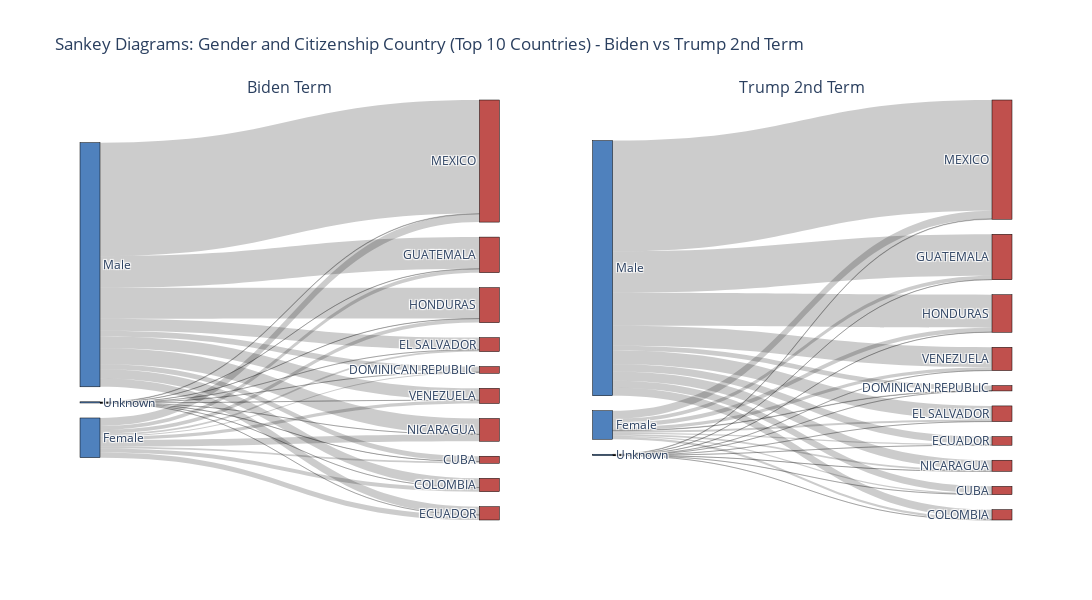

Notebook code cell kept with this figure:
### Markdown cell above
Most targeted groups overall in any term are males (86.7 % of total arrests) in working ages, as 84.57% of total arrests among all population of the database are between the working age as defined by OCDE between 15-64 years old, the distribution peaks at 26-30 years for females and at 31-35 fo males as illustrated in the histogram.

Comparison between the Biden and Trump's second term shows that males between 31-35 are still the most targeted groups and that this age group skews 5 years younger for arrested women in both cases. The fact that the 287(g) agreement ramping up doesn´t affect age and gender is not surprising, given that most immigrants travel to the US for economic reasons, so men in working age seem to follow the same pattern as before.

### Code cell
import plotly.graph_objects as go

def sankey_data(df, top_n=10):
    pivot_counts = pd.pivot_table(
        df,
        index="Citizenship Country",
        columns="Gender",
        values="Unique Identifier",
        aggfunc="count",
        fill_value=0
    )
    pivot_counts_top = pivot_counts.loc[pivot_counts.sum(axis=1).sort_values(ascending=False).head(top_n).index]
    genders = list(pivot_counts_top.columns)
    countries = list(pivot_counts_top.index)
    labels = genders + countries
    source, target, value = [], [], []
    for i, gender in enumerate(genders):
        for j, country in enumerate(countries):
            count = pivot_counts_top.loc[country, gender]
            if count > 0:
                source.append(i)
                target.append(len(genders) + j)
                value.append(count)
    return labels, source, target, value, genders, countries

# Prepare Sankey data for both terms
labels_biden, source_biden, target_biden, value_biden, genders_biden, countries_biden = sankey_data(biden_term)
labels_trump2, source_trump2, target_trump2, value_trump2, genders_trump2, countries_trump2 = sankey_data(trump_second_term)

# Create subplots for two Sankey diagrams
from plotly.subplots import make_subplots

fig = make_subplots(rows=1, cols=2, specs=[[{'type': 'sankey'}, {'type': 'sankey'}]],
                    subplot_titles=["Biden Term", "Trump 2nd Term"])

# Biden Sankey
fig.add_trace(go.Sankey(
    node=dict(
        pad=15,
        thickness=20,
        line=dict(color="black", width=0.5),
        label=labels_biden,
        color=["#4F81BD"]*len(genders_biden) + ["#C0504D"]*len(countries_biden)
    ),
    link=dict(
        source=source_biden,
        target=target_biden,
        value=value_biden,
        label=[f"{labels_biden[s]} → {labels_biden[t]}: {v} ({v / sum(value_biden) * 100:.1f}%)" for s, t, v in zip(source_biden, target_biden, value_biden)]
    )
), row=1, col=1)

# Trump 2nd Term Sankey
fig.add_trace(go.Sankey(
    node=dict(
        pad=15,
        thickness=20,
        line=dict(color="black", width=0.5),
        label=labels_trump2,
        color=["#4F81BD"]*len(genders_trump2) + ["#C0504D"]*len(countries_trump2)
    ),
    link=dict(
        source=source_trump2,
        target=target_trump2,
        value=value_trump2,
        label=[f"{labels_trump2[s]} → {labels_trump2[t]}: {v} ({v / sum(value_trump2) * 100:.1f}%)" for s, t, v in zip(source_trump2, target_trump2, value_trump2)]
    )
), row=1, col=2)

fig.update_layout(
    title_text="Sankey Diagrams: Gender and Citizenship Country (Top 10 Countries) - Biden vs Trump 2nd Term",
    font_size=12,
    height=600,
    width=1200
)
fig.write_image("outputs/figures/sankey_gender_citizenship_biden_trump2.png")
fig.show()

### Figure 1 — Plotly figure (JSON) as saved in the notebook; plotly's stock layout.template omitted (floating-point values rounded to 4 significant figures)
{"data": [{"domain": {"x": [0, 0.45], "y": [0, 1]}, "link": {"label": ["Female → MEXICO: 3847 (2.8%)", "Female → GUATEMALA: 1760 (1.3%)", "Female → HONDURAS: 1889 (1.4%)", "Female → NICARAGUA: 3270 (2.4%)", "Female → VENEZUELA: 1561 (1.1%)", "Female → EL SALVADOR: 851 (0.6%)", "Female → COLOMBIA: 1975 (1.4%)", "Female → ECUADOR: 2415 (1.8%)", "Female → CUBA: 852 (0.6%)", "Female → DOMINICAN REPUBLIC: 542 (0.4%)", "Male → MEXICO: 54268 (39.8%)", "Male → GUATEMALA: 15116 (11.1%)", "Male → HONDURAS: 14773 (10.8%)", "Male → NICARAGUA: 7594 (5.6%)", "Male → VENEZUELA: 5672 (4.2%)", "Male → EL SALVADOR: 5786 (4.2%)", "Male → COLOMBIA: 4401 (3.2%)", "Male → ECUADOR: 3946 (2.9%)", "Male → CUBA: 2491 (1.8%)", "Male → DOMINICAN REPUBLIC: 2675 (2.0%)", "Unknown → MEXICO: 257 (0.2%)", "Unknown → GUATEMALA: 108 (0.1%)", "Unknown → HONDURAS: 68 (0.0%)", "Unknown → NICARAGUA: 10 (0.0%)", "Unknown → VENEZUELA: 20 (0.0%)", "Unknown → EL SALVADOR: 32 (0.0%)", "Unknown → COLOMBIA: 18 (0.0%)", "Unknown → ECUADOR: 15 (0.0%)", "Unknown → CUBA: 26 (0.0%)", "Unknown → DOMINICAN REPUBLIC: 10 (0.0%)"], "source": [0, 0, 0, 0, 0, 0, 0, 0, 0, 0, 1, 1, 1, 1, 1, 1, 1, 1, 1, 1, 2, 2, 2, 2, 2, 2, 2, 2, 2, 2], "target": [3, 4, 5, 6, 7, 8, 9, 10, 11, 12, 3, 4, 5, 6, 7, 8, 9, 10, 11, 12, 3, 4, 5, 6, 7, 8, 9, 10, 11, 12], "value": [3847, 1760, 1889, 3270, 1561, 851, 1975, 2415, 852, 542, 54268, 15116, 14773, 7594, 5672, 5786, 4401, 3946, 2491, 2675, 257, 108, 68, 10, 20, 32, 18, 15, 26, 10]}, "node": {"color": ["#4F81BD", "#4F81BD", "#4F81BD", "#C0504D", "#C0504D", "#C0504D", "#C0504D", "#C0504D", "#C0504D", "#C0504D", "#C0504D", "#C0504D", "#C0504D"], "label": ["Female", "Male", "Unknown", "MEXICO", "GUATEMALA", "HONDURAS", "NICARAGUA", "VENEZUELA", "EL SALVADOR", "COLOMBIA", "ECUADOR", "CUBA", "DOMINICAN REPUBLIC"], "line": {"color": "black", "width": 0.5}, "pad": 15, "thickness": 20}, "type": "sankey"}, {"domain": {"x": [0.55, 1], "y": [0, 1]}, "link": {"label": ["Female → MEXICO: 2780 (2.8%)", "Female → GUATEMALA: 1261 (1.3%)", "Female → HONDURAS: 1502 (1.5%)", "Female → VENEZUELA: 1148 (1.2%)", "Female → EL SALVADOR: 707 (0.7%)", "Female → NICARAGUA: 622 (0.6%)", "Female → COLOMBIA: 798 (0.8%)", "Female → ECUADOR: 379 (0.4%)", "Female → CUBA: 405 (0.4%)", "Female → DOMINICAN REPUBLIC: 156 (0.2%)", "Male → MEXICO: 37882 (38.8%)", "Male → GUATEMALA: 14247 (14.6%)", "Male → HONDURAS: 11292 (11.6%)", "Male → VENEZUELA: 6805 (7.0%)", "Male → EL SALVADOR: 4635 (4.7%)", "Male → NICARAGUA: 3167 (3.2%)", "Male → COLOMBIA: 2717 (2.8%)", "Male → ECUADOR: 2558 (2.6%)", "Male → CUBA: 2383 (2.4%)", "Male → DOMINICAN REPUBLIC: 1668 (1.7%)", "Unknown → MEXICO: 171 (0.2%)", "Unknown → GUATEMALA: 66 (0.1%)", "Unknown → HONDURAS: 56 (0.1%)", "Unknown → VENEZUELA: 27 (0.0%)", "Unknown → EL SALVADOR: 17 (0.0%)", "Unknown → NICARAGUA: 21 (0.0%)", "Unknown → COLOMBIA: 33 (0.0%)", "Unknown → ECUADOR: 25 (0.0%)", "Unknown → CUBA: 47 (0.0%)", "Unknown → DOMINICAN REPUBLIC: 10 (0.0%)"], "source": [0, 0, 0, 0, 0, 0, 0, 0, 0, 0, 1, 1, 1, 1, 1, 1, 1, 1, 1, 1, 2, 2, 2, 2, 2, 2, 2, 2, 2, 2], "target": [3, 4, 5, 6, 7, 8, 9, 10, 11, 12, 3, 4, 5, 6, 7, 8, 9, 10, 11, 12, 3, 4, 5, 6, 7, 8, 9, 10, 11, 12], "value": [2780, 1261, 1502, 1148, 707, 622, 798, 379, 405, 156, 37882, 14247, 11292, 6805, 4635, 3167, 2717, 2558, 2383, 1668, 171, 66, 56, 27, 17, 21, 33, 25, 47, 10]}, "node": {"color": ["#4F81BD", "#4F81BD", "#4F81BD", "#C0504D", "#C0504D", "#C0504D", "#C0504D", "#C0504D", "#C0504D", "#C0504D", "#C0504D", "#C0504D", "#C0504D"], "label": ["Female", "Male", "Unknown", "MEXICO", "GUATEMALA", "HONDURAS", "VENEZUELA", "EL SALVADOR", "NICARAGUA", "COLOMBIA", "ECUADOR", "CUBA", "DOMINICAN REPUBLIC"], "line": {"color": "black", "width": 0.5}, "pad": 15, "thickness": 20}, "type": "sankey"}], "layout": {"annotations": [{"font": {"size": 16}, "showarrow": false, "text": "Biden Term", "x": 0.225, "xanchor": "center", "xref": "paper", "y": 1, "yanchor": "bottom", "yref": "paper"}, {"font": {"size": 16}, "showarrow": false, "text": "Trump 2nd Term", "x": 0.775, "xanchor": "center", "xref": "paper", "y": 1, "yanchor": "bottom", "yref": "paper"}], "font": {"size": 12}, "height": 600, "title": {"text": "Sankey Diagrams: Gender and Citizenship Country (Top 10 Countries) - Biden vs Trump 2nd Term"}, "width": 1200}}
